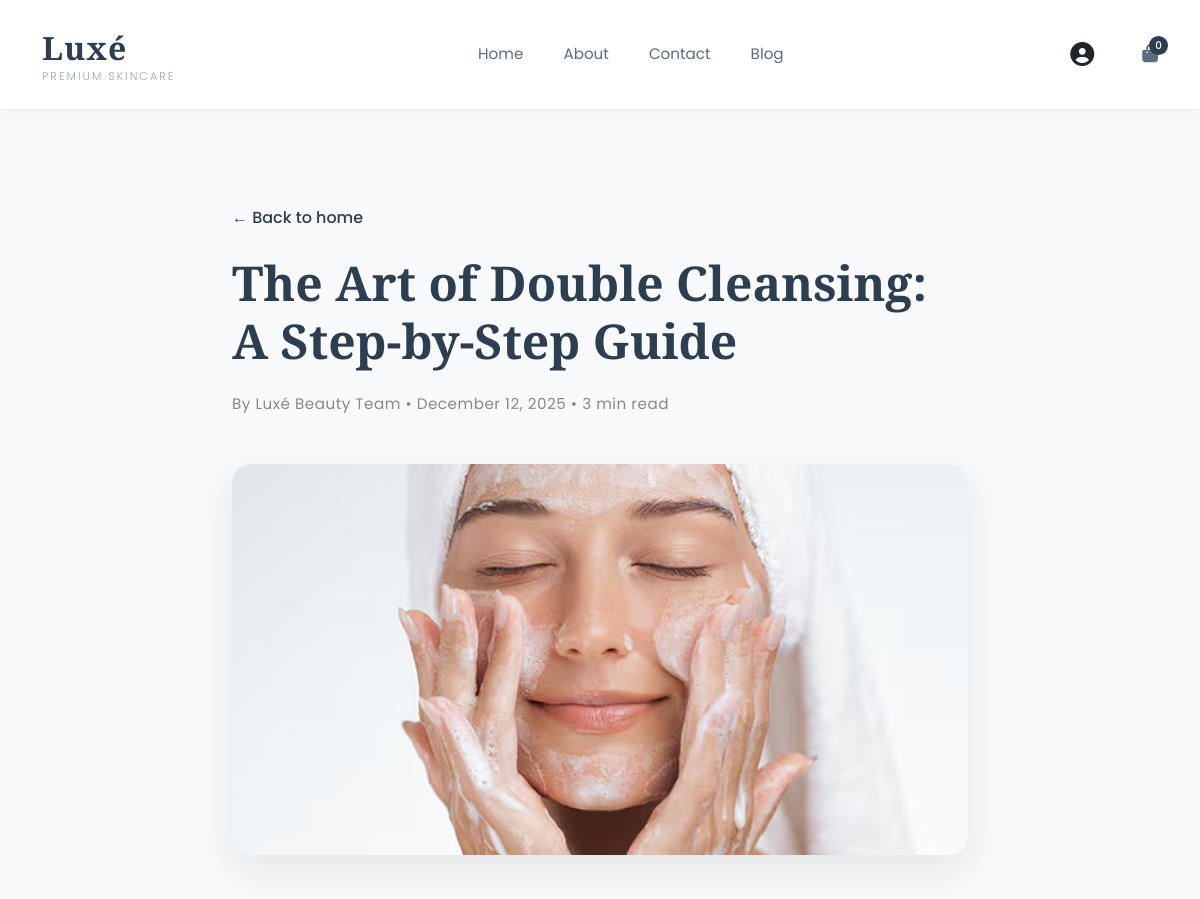
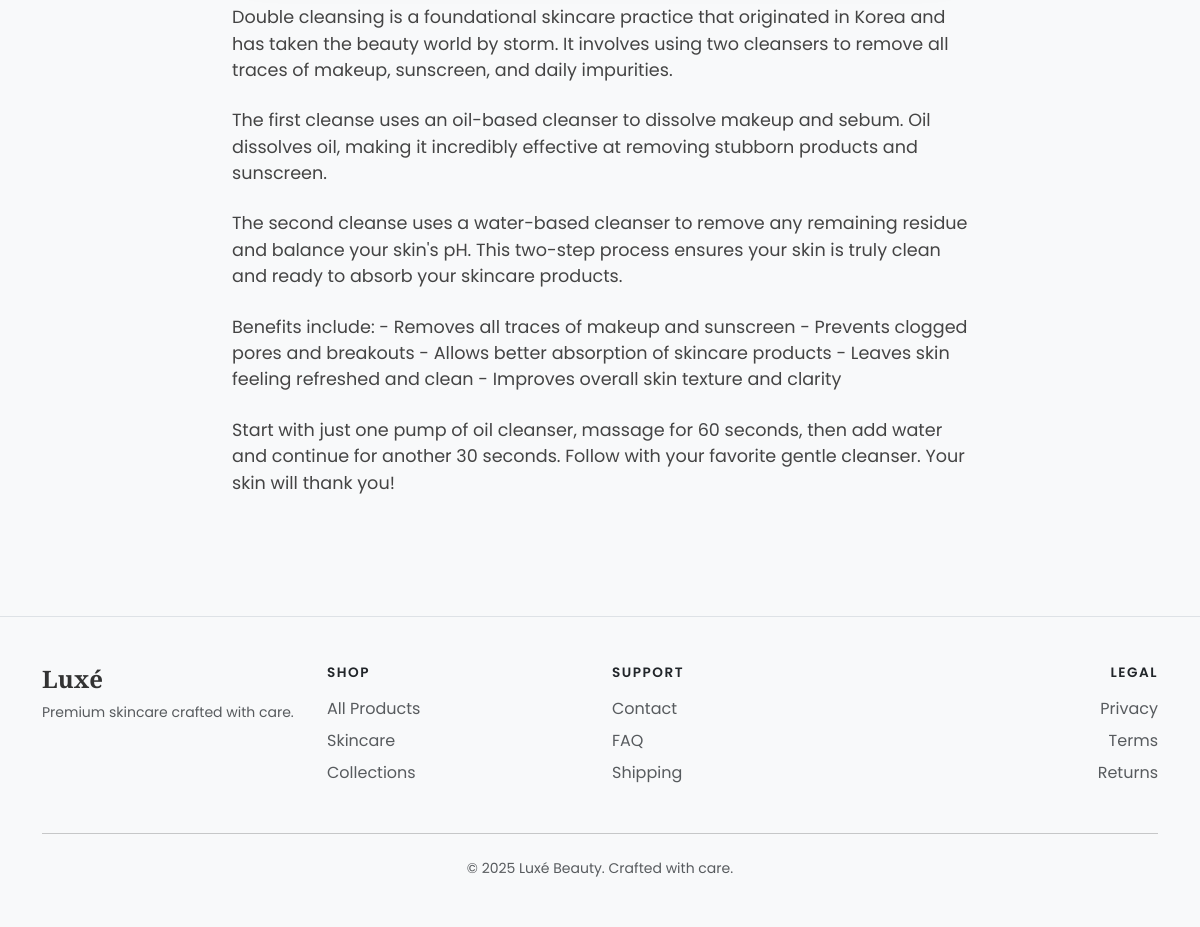
The page /blog/the-art-of-double-cleansing-a-step-by-step-guide/ on the database its author committed (2 pictures, top to bottom).
### aura/models.py (models this page shows, shortened)
class BlogPost(models.Model):
    title = models.CharField(max_length=200)
    subtitle = models.CharField(max_length=300, blank=True, null=True)
    author = models.CharField(max_length=100, default="Luxé Beauty Team")
    published_date = models.DateField(auto_now_add=True)
    read_time = models.PositiveIntegerField(help_text="Read time in minutes", default=5)
    CATEGORY_CHOICES = [
        ('routine', 'Skincare Routine'),
        ('ingredients', 'Ingredients'),
        ('seasonal', 'Seasonal Tips'),
        ('tips', 'Beauty Tips'),
    ]
    category = models.CharField(max_length=20, choices=CATEGORY_CHOICES, default='tips')
    thumbnail = models.ImageField(upload_to='images/blog/thumbnails/', help_text="Thumbnail for grid (recommended: 400x300 or 1:1)")
    featured_image = models.ImageField(upload_to='images/blog/featured/', blank=True, null=True, help_text="Large image for article page")
    excerpt = models.TextField(max_length=500, help_text="Short teaser shown on homepage")
    content = models.TextField(help_text="Full article content – you can use <p>, <h2>, <ul>, etc.")
    slug = models.SlugField(unique=True, max_length=200, help_text="e.g. double-cleansing-guide")
    is_published = models.BooleanField(default=True, help_text="Uncheck to hide from site")
    class Meta:
        ordering = ['-published_date']

### aura/views.py (the view)
# urls.py: path('blog/<slug:slug>/', views.blog_detail, name='blog_detail'),
def blog_detail(request, slug):
    post = get_object_or_404(BlogPost, slug=slug, is_published=True)
    related_posts = BlogPost.objects.filter(
        category=post.category,
        is_published=True
    ).exclude(id=post.id)[:3]
    context = {
        'post': post,
        'related_posts': related_posts,
    }
    return render(request, 'blog_detail.html', context)

### aura/cart.py (called while the page is built)
    def __len__(self):
        return sum(item['quantity'] for item in self.cart.values())

### aura/context_processors.py (called while the page is built)
def cart(request):
    return {'cart': Cart(request)}

### aura/templates/blog_detail.html (shortened to what this page needs)
{% load static %}
<!DOCTYPE html>
<html lang="en">
<head>
    <link href="https://cdn.jsdelivr.net/npm/bootstrap@5.3.3/dist/css/bootstrap.min.css" rel="stylesheet">
    <link rel="stylesheet" href="https://cdnjs.cloudflare.com/ajax/libs/font-awesome/6.5.0/css/all.min.css"/>
    <link rel="stylesheet" href="{% static 'css/custom.css' %}">
</head>
<body>
    {% include 'navbar.html' %}
    <div class="container py-5 my-5">
        <div class="row justify-content-center">
            <div class="col-lg-8">
                <a href="{% url 'home' %}" class="back-link d-inline-block mb-4">
                    ← Back to home
                </a>
                <h1 class="blog-title mb-4">{{ post.title }}</h1>
                <p class="blog-meta mb-5">
                    By {{ post.author }} • {{ post.published_date|date:"F j, Y" }}
                    {% if post.read_time %} • {{ post.read_time }} min read{% endif %}
                </p>
                {% if post.featured_image %}
                <div class="featured-images">
                    <img src="{{ post.featured_image.url }}" class="img-fluid w-100" alt="{{ post.title }}">
                </div>
                {% elif post.thumbnail %}
                <div class="featured-images">
                    <img src="{{ post.thumbnail.url }}" class="img-fluid w-100" alt="{{ post.title }}">
                </div>
                {% endif %}
                <article class="blog-content mt-5">
                    {{ post.content|safe|linebreaks }}
                </article>
            </div>
        </div>
    </div>
    {% include 'footer.html' %}
</body>
</html>

### aura/static/css/custom.css (style rules this page uses)
body { font-family: 'Poppins', sans-serif; background-color: #f8f9fa; color: #333; }
h1, h2, h5, .navbar-brand { font-family: 'Playfair Display', serif; }

### aura/templates/blog_detail.html (style rules this page uses)
body { font-family: 'Poppins', sans-serif; background: #fff; color: #333; line-height: 1.8; }
.blog-title { font-family: 'Playfair Display', serif; font-size: 3rem; font-weight: 600; color: #2c3e50; line-height: 1.2; }
.blog-meta { color: #888; font-size: 0.95rem; letter-spacing: 0.5px; }
.blog-content { font-size: 1.1rem; color: #444; }
.blog-content p { margin-bottom: 1.5rem; }
.featured-images { border-radius: 20px; overflow: hidden; box-shadow: 0 15px 40px rgba(0,0,0,0.08); margin: 3rem 0; }
.back-link { color: #2c3e50; font-weight: 500; text-decoration: none; transition: all 0.3s; }

### rows shown on the page
BlogPost: title "The Art of Double Cleansing: A Step-by-Step Guide", author "Luxé Beauty Team", published_date "December 12, 2025", read_time "3", featured_image (picture), content "Double cleansing is a foundational skincare practice that originated in Korea and has taken the beauty world by storm. It involves using two cleansers to remove all traces of makeup, sunscreen, and daily impurities. The first cleanse uses an oil-based cleanser to dissolve makeup and sebum. Oil dissolves oil, making it incredibly effective at removing stubborn products and sunscreen. The second cleanse uses a water-based cleanser to remove any remaining residue and balance your skin's pH. This two-step process ensures your skin is truly clean and ready to absorb your skincare products. Benefits include: - Removes all traces of makeup and sunscreen - Prevents clogged pores and breakouts -…"

### other values the page prints
{{ cart|length }} "0"
